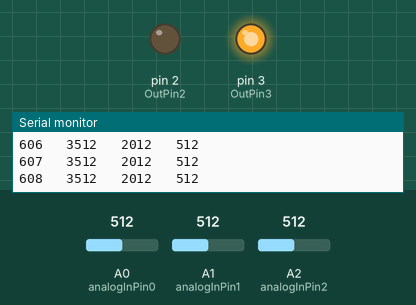
Recording of a sketch running on a simulated Arduino Uno, built with avr-gcc and run on an emulated ATmega328P. On the bench: output pins drawn as LEDs (lit = HIGH), the last lines printed to the serial monitor. Inputs (shaded band) come from the test bench; at power-on: A2 (analogInPin2) = 512, A0 (analogInPin0) = 512, A1 (analogInPin1) = 512.

Above: at 4.2 s.
4.3 s: A2 (analogInPin2) set to 107
At 6.7 s:
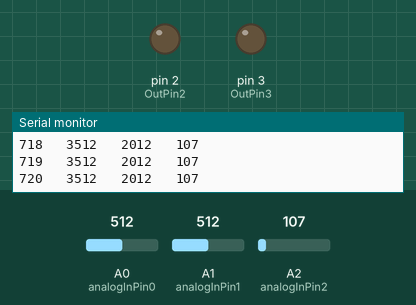
7.3 s: A2 (analogInPin2) set to 91
At 9.7 s:
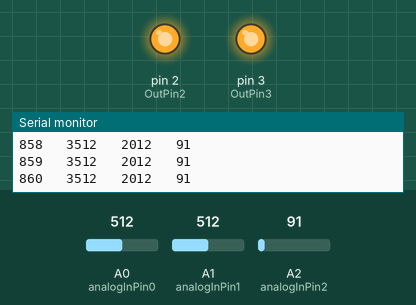
Timing chart, 0 to 15.8 s (numbered marks = the images above; inputs shaded):
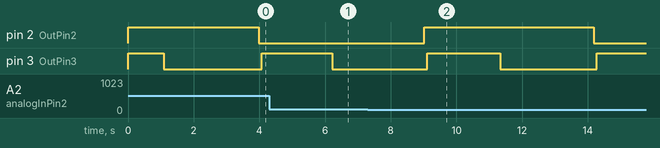

Measured:
- the behaviour switches between 100 and 99 on A2 (analogInPin2) (found by bisection; images 1 and 2)

The sketch:

Arduino_Mittaus3D_keskeytyksella_2kanavasyotto.ino
```cpp
/*
  MsTimer2 is a small and very easy to use library to interface Timer2 with
  humans. It's called MsTimer2 because it "hardcodes" a resolution of 1
  millisecond on timer2
  For Details see: http://www.arduino.cc/playground/Main/MsTimer2

  Lisäys / JMK:
  Tämä ohjelma tuottaa kahdella kanavalla kanttipulssia. Digitaalinapa 3 on tuplataajuudella napaan
  2 verrattuna. Taajuuden voi määritellä alun muuttujissa pulssin kestoajan mukaan, joka on puolet
  koko jaksonajasta.
  Tämä ohjelma lukee kolmea kanavaa A0, A1 ja A2, joista A0:n sensoriarvo nostetaan 3000:lla
  ja A1 nostetaan 1500:lla tulostuksellisen päällekkäisyyden välttämiseksi. Kanavat luetaan sensori-
  arvoina 0 - 1023, vastaten jännitettä 0 - 5V.
*/
#include <MsTimer2.h>
volatile unsigned long aika = 0; //volatile-muuttuja on globaali muuttujatyyppi
volatile int sensorValue0 = 0; //Saatavilla maksimissaan 6 mittauskanavaa, nyt otetaan 3.
volatile int sensorValue1 = 0;
volatile int sensorValue2 = 0;
const int analogInPin0 = A0; //Määritellään mittaavat navat.
const int analogInPin1 = A1;
const int analogInPin2 = A2;
int naytevali_ts = 20; //Näyteväli(ms), säädä sopivaksi, 2ms taitaa olla minimi keskeytyksellä.
const int OutPin2 = 2; //Jännitesyötön navan numero Arduino UNO-boardilla.
const int OutPin3 = 3;
int OutPulseLength = 2000; // Hitaamman kanttipulssin (napa 2) jaksonaika = 2 * tässä annettu ms-arvo.
int viive = 0; // Apumuuttuja viiveiden laskemiseksi.
int Tila = 0; // Syöttötilan määrittelyssä käytetty apumuuttuja. Vaihtelee ajastetusti ohjelmassa.
volatile int tulostaAika = 1; //Aikaleiman tulostus. 0: ei tulosta; 1: tulostaa aikaleiman (ms).

// Keskeytys vie tänne
void flash()
{
  aika = millis(); //Aikaleima dataloggerille
  sensorValue0 = analogRead(analogInPin0); //Sensoriarvon luku
  sensorValue0 = sensorValue0 + 3000; // Viedään käyrät eri tasolle, eka ylimpänä
  sensorValue1 = analogRead(analogInPin1);
  sensorValue1 = sensorValue1 + 1500;
  sensorValue2 = analogRead(analogInPin2);
  if(tulostaAika == 1){
  Serial.print(aika); //Jos tulostus-optio on päällä niin aikaleima mukaan.
  Serial.print("\t ");
  }
  Serial.print(sensorValue0);
  Serial.print("\t ");
  Serial.print(sensorValue1);
  Serial.print("\t ");
  Serial.println(sensorValue2);
}

void setup()
{
  Serial.begin(9600); //Tätä voi nopeuttaa jos on tarvis
  pinMode(OutPin2, OUTPUT); //Määritellään output-navat
  pinMode(OutPin3, OUTPUT);

  MsTimer2::set(naytevali_ts, flash); //Ajastimen alustus; näyteväli annetaan millisekunteina määrittelyissä.
  MsTimer2::start();
}

void loop()
{
  // Täällä kello käy, eli kun mennään keskeytykseen niin millisekunti-aikaleima jää täältä saatuun arvoon
  // Siksi volatile-tyyppi aika-arvolla... ja tämä mahdollistaa aikaleiman tulostuksen tarvittaessa.

  //Tuotetaan digitaali-output -navalle muuttuva jännite (5V / 0V)
    if (Tila == 0) {
      // turn LED on:
      digitalWrite(OutPin2, HIGH); //Hitaampi pulssitus.
      digitalWrite(OutPin3, HIGH); //Tuplataajuus edelliseen verrattuna.
      viive = OutPulseLength / 2; //Lasketaan tässä viive nopeammalle pulssitukselle.
      delay(viive);
      digitalWrite(OutPin3, LOW);
      delay(viive);
      Tila = 1;
    }
    else {
    // turn LED off:
    digitalWrite(OutPin2, LOW);
    digitalWrite(OutPin3, HIGH);
    delay(viive);
    digitalWrite(OutPin3, LOW);
    delay(viive);
    Tila = 0;
  }
}
```
